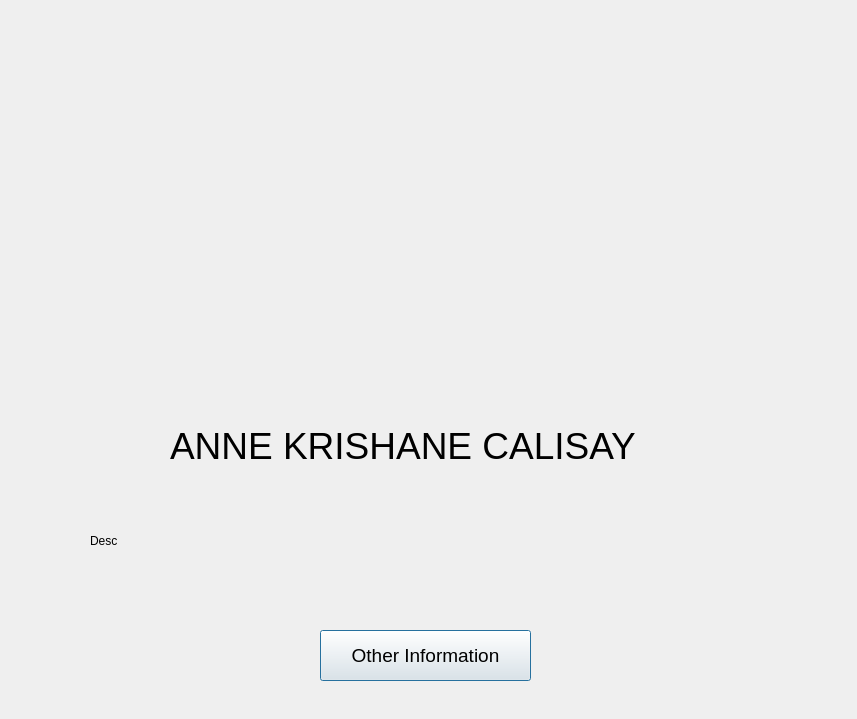
<?xml version="1.0" encoding="UTF-8"?>
<ui version="4.0">
 <class>Calisay</class>
 <widget class="QDialog" name="Calisay">
  <property name="geometry">
   <rect>
    <x>0</x>
    <y>0</y>
    <width>857</width>
    <height>719</height>
   </rect>
  </property>
  <property name="windowTitle">
   <string>Dialog</string>
  </property>
  <widget class="QLabel" name="label">
   <property name="geometry">
    <rect>
     <x>170</x>
     <y>420</y>
     <width>551</width>
     <height>51</height>
    </rect>
   </property>
   <property name="font">
    <font>
     <pointsize>28</pointsize>
    </font>
   </property>
   <property name="text">
    <string>ANNE KRISHANE CALISAY</string>
   </property>
  </widget>
  <widget class="QLabel" name="label_2">
   <property name="geometry">
    <rect>
     <x>90</x>
     <y>490</y>
     <width>701</width>
     <height>101</height>
    </rect>
   </property>
   <property name="text">
    <string>Desc</string>
   </property>
  </widget>
  <widget class="QPushButton" name="pushButton">
   <property name="geometry">
    <rect>
     <x>320</x>
     <y>630</y>
     <width>211</width>
     <height>51</height>
    </rect>
   </property>
   <property name="font">
    <font>
     <pointsize>14</pointsize>
    </font>
   </property>
   <property name="text">
    <string>Other Information</string>
   </property>
  </widget>
  <widget class="QLabel" name="label_3">
   <property name="geometry">
    <rect>
     <x>260</x>
     <y>-40</y>
     <width>381</width>
     <height>451</height>
    </rect>
   </property>
   <property name="text">
    <string/>
   </property>
   <property name="pixmap">
    <pixmap resource="src.qrc">:/pics/PICTURES FOR GROUPWORK/325371136_542851281129175_8345838986307427715_n-removebg-preview.png</pixmap>
   </property>
   <property name="scaledContents">
    <bool>true</bool>
   </property>
   <property name="wordWrap">
    <bool>false</bool>
   </property>
  </widget>
 </widget>
 <resources>
  <include location="src.qrc"/>
 </resources>
 <connections/>
</ui>
